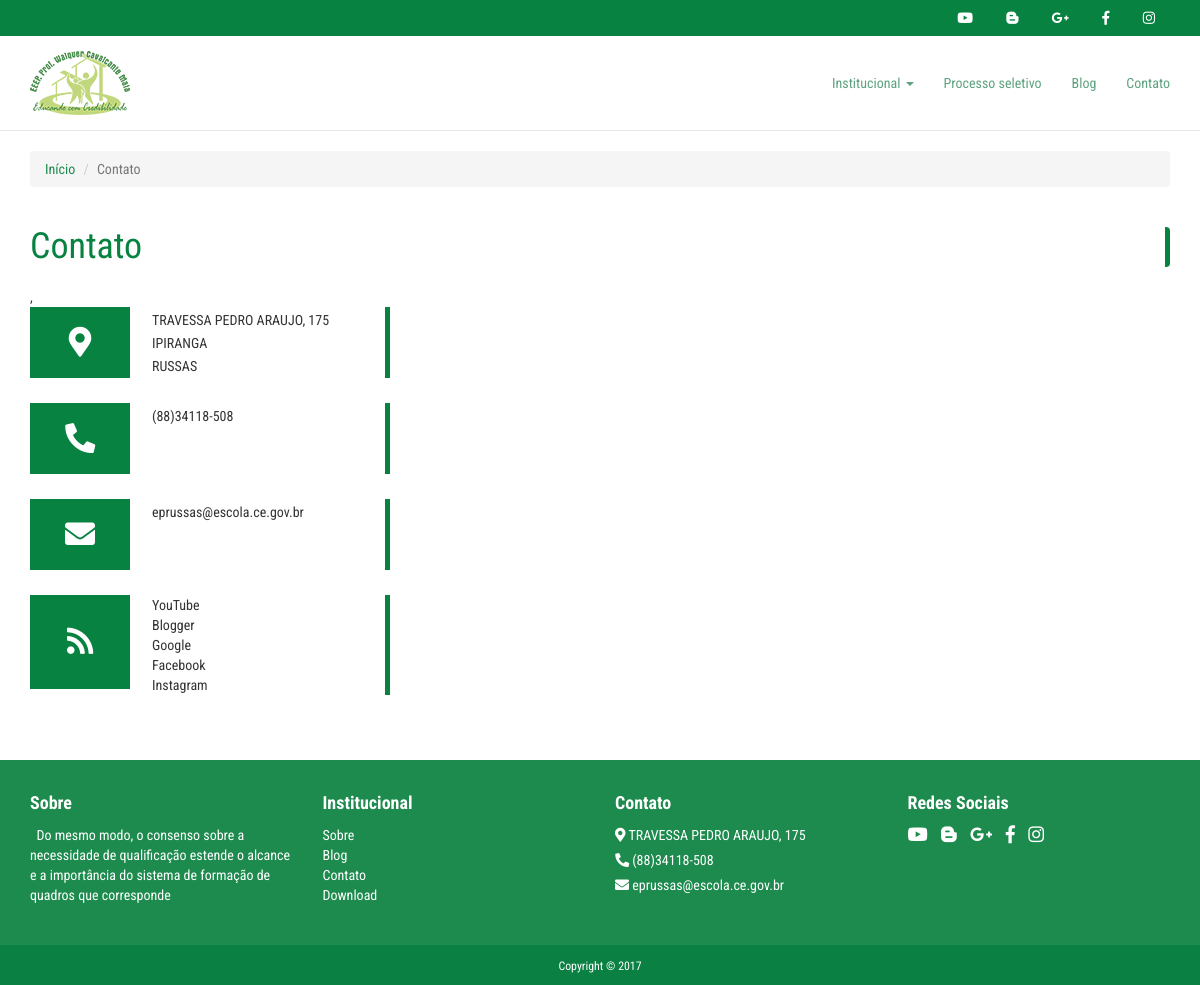
The app's page /contato.php with its own data.
### tables this page shows
CREATE TABLE `tb_redesociais` (
  `id` int(11) NOT NULL,
  `condicao` int(1) NOT NULL,
  `icone` varchar(100) NOT NULL,
  `link` varchar(200) NOT NULL,
  `nome` varchar(200) NOT NULL
);

CREATE TABLE `tb_logo` (
  `id` int(2) NOT NULL,
  `nome` varchar(100) NOT NULL
);

CREATE TABLE `tb_localizacao` (
  `id` int(11) NOT NULL,
  `localizacao` varchar(200) NOT NULL,
  `condicao` int(1) NOT NULL
);

CREATE TABLE `tb_telefone` (
  `id` int(11) NOT NULL,
  `telefone` varchar(15) NOT NULL,
  `condicao` int(1) NOT NULL
);

CREATE TABLE `tb_email` (
  `id` int(11) NOT NULL,
  `email` varchar(120) NOT NULL,
  `condicao` int(1) NOT NULL
);

CREATE TABLE `tb_sobre` (
  `id` int(1) NOT NULL,
  `descricao` varchar(4000) NOT NULL
);

### contato.php (the view, shortened to what this page needs)
<?php
    include("templates/menu.php");
?>
<section class="breadcrumb-main">
    <div class="container">
        <div class="row">
            <div class="col-md-12">
                <ol class="breadcrumb">
                    <li><a href="<?= URL;?>">Início</a></li>
                    <li class="active">Contato</li>
                </ol>
            </div>
        </div>
    </div>
</section>
<section class="contato">
    <div class="container">
        <div class="row">
            <div class="col-md-12 title">
                <h1 class="text-left">Contato</h1>
            </div>
        </div>
        <div class="row">
            <div class="col-md-4">,
                <div class="blockquote-box blockquote-success clearfix">
                    <div class="square pull-left">
                        <i class="fas fa-map-marker-alt icon"></i>
                    </div>
                <?php
                    $consulta=$conexao -> query("SELECT * FROM tb_localizacao WHERE id ");
                    $consulta->execute();
                        while ($dados=$consulta->fetch(PDO::FETCH_OBJ)) {
                            if ($dados->condicao==1) {
                    ?>
                      <p><?php echo $dados->localizacao;  ?></p>
                <?php
                        }
                    }
                ?>
                </div>
                <div class="blockquote-box blockquote-success clearfix">
                    <div class="square pull-left">
                        <i class="fas fa-phone fa-rotate-90 icon"></i>
                    </div>
                      <?php
                    $consulta=$conexao -> query("SELECT * FROM tb_telefone WHERE id ");
                    $consulta->execute();
                        while ($dados=$consulta->fetch(PDO::FETCH_OBJ)) {
                            if ($dados->condicao==1) {
                    ?>
                      <p><?php echo $dados->telefone;  ?></p>
                <?php
                        }
                    }
                ?>
                </div>
                <div class="blockquote-box blockquote-success clearfix">
                    <div class="square pull-left">
                        <i class="fas fa-envelope icon"></i>
                    </div>
                    <?php
                    $consulta=$conexao -> query("SELECT * FROM tb_email WHERE id ");
                    $consulta->execute();
                        while ($dados=$consulta->fetch(PDO::FETCH_OBJ)) {
                            if ($dados->condicao==1) {
                    ?>
                      <p><?php echo $dados->email;  ?></p>
                    <?php
                        }
                    }
                ?>
                </div>
                <div class="blockquote-box blockquote-success clearfix">
                    <div class="square pull-left" style="float: left;height: 94px;">
                        <i class="fas fa-rss icon" style="margin-top: 11px;"></i>
                    </div>
                    <div style="float: left;">
                        <?php
                            $consulta=$conexao -> query("SELECT * FROM tb_redesociais ORDER BY id ASC");
                            $consulta->execute();
                            while ($dados=$consulta->fetch(PDO::FETCH_OBJ)) {
                                    if($dados->condicao==1) {
                                        $teste = substr($dados->link, 0,8);
                                    if ($teste != 'https://') {
                                        $dados->link = 'https://'.$dados->link;
                                    }
                            ?>
                                <div>
                                  <span>
                                   <a href="<?php echo $dados->link?>" target="_blank" style="color: #333333"><?php echo $dados->nome?></a><br>
                                   </span>
                                </div>
                        <?php
                                }
                            }
                        ?>
                    </div>
                </div>
            </div>
            <div class="col-md-8">
                <div id="map"></div>
            </div>
        </div>
    </div>
</section>
<?php
    include("templates/footer.php");
?>

### templates/menu.php (shortened to what this page needs)
<?php
    include("header.php");
    include("conexao.php");
?>
<body>
	<header class="header">
		<section class="menu-container">
			<div class="midias">
				<div class="container">
					<div class="text-right social">
						<ul>
						<?php
	            		$consulta=$conexao -> query("SELECT * FROM tb_redesociais ORDER BY id ASC");
						$consulta->execute();
						while ($dados=$consulta->fetch(PDO::FETCH_OBJ)) {
								if($dados->condicao==1) {
								 $teste = substr($dados->link, 0,8);
									if ($teste != 'https://') {
									$dados->link = 'https://'.$dados->link;
									}
	            		?>
							<a href="<?php echo $dados->link?>" target="_blank">
								<i class="<?php echo $dados->icone?>"></i>
							</a>
					<?php
							}
	            		}
	            	?>
	            		</ul>
					</div>
				</div>
			</div>
			<div class="navbar yamm navbar-default navbar-fixed-top menu">
				<div class="container">
					<div class="navbar-header">
						<?php
							$select = $conexao->prepare("SELECT * FROM tb_logo");
							$select->execute();
							$dados = $select->fetch(PDO::FETCH_ASSOC);
						 ?>
						<a class="navbar-brand" href="<?= URL;?>">
                        	<img alt="EEEP" src="<?php echo $dados['nome']?>">
                     	</a>
					</div>
					<div id="navbar-collapse-1" class="navbar-collapse collapse">
						<ul class="nav navbar-nav navbar-right">
							<li class="dropdown link-menu">
								<a href="#" data-toggle="dropdown" class="dropdown-toggle">Institucional
									<b class="caret"></b>
								</a>
							</li>
	                        <li class="link-menu"><a href="<?= URL.'processo-seletivo.php';?>">Processo seletivo</a></li>
	                        <li class="link-menu"><a href="<?= URL.'blog.php';?>">Blog</a></li>
	                        <li class="link-menu"><a href="<?= URL.'contato.php';?>">Contato</a></li>
						</ul>
					</div>
				</div>
			</div>
		</section>
	</header>

### templates/footer.php (shortened to what this page needs)
<footer>
   <div class="col-md-12 infor">
      <div class="container">
         <div class="row">
            <div class="col-xs-7 col-sm-3 col-md-3">
               <p class="font-weight-bold title-footer">Sobre</p>
                <div class="text-footer ">
               <?php
                    $consulta=$conexao -> query("SELECT * FROM tb_sobre WHERE id ");
                    $consulta->execute();
                    $dados=$consulta->fetch(PDO::FETCH_ASSOC);
                  ?>
                    <p class="text-footer text-justify">
                      <?php echo substr($dados['descricao'], 0, 195);?></p>
                  </div>
            </div>
            <div class="col-xs-5 col-sm-3 col-md-3">
               <p class="font-weight-bold title-footer">Institucional</p>
               <ul class="text-footer menu-footer">
                  <li><a href="<?= URL.'sobre.php';?>">Sobre</a></li>
                  <li><a href="<?= URL.'blog.php';?>">Blog</a></li>
                  <li><a href="<?= URL.'contato.php';?>">Contato</a></li>
                  <li><a href="<?= URL.'downloads.php';?>">Download</a></li>
               </ul>
            </div>
            <div class="col-xs-7 col-sm-3 col-md-3">
               <p class="font-weight-bold title-footer">Contato</p>
               <div class="text-footer">
                  <p><i class="fas fa-map-marker-alt"></i> <?php
                    $consulta=$conexao -> query("SELECT * FROM tb_localizacao WHERE id ");
                    $consulta->execute();
                     $dados=$consulta->fetchAll();
                     echo $dados[0][1];
                  ?>
                  </p>
                  <p><i class="fas fa-phone fa-rotate-90"></i>
                  <?php
                    $consulta=$conexao -> query("SELECT * FROM tb_telefone WHERE id ");
                    $consulta->execute();
                     $dados=$consulta->fetchAll();
                     echo $dados[0][1];
                  ?>
                  </p>
                  <p><i class="fas fa-envelope"></i>
                  <?php
                    $consulta=$conexao -> query("SELECT * FROM tb_email WHERE id ");
                    $consulta->execute();
                     $dados=$consulta->fetchAll();
                     echo $dados[0][1];
                  ?>
               </p>
               </div>
            </div>
            <div class="col-xs-5 col-sm-3 col-md-3">
               <p class="font-weight-bold title-footer">Redes Sociais</p>
               <div class="redes text-footer">
                  <?php
                     $consulta=$conexao -> query("SELECT * FROM tb_redesociais ORDER BY id ASC");
                     $consulta->execute();
                     while ($dados=$consulta->fetch(PDO::FETCH_OBJ)) {
                             if($dados->condicao==1) {
                                $teste = substr($dados->link, 0,8);
                              if ($teste != 'https://') {
                              $dados->link = 'https://'.$dados->link;
                              }
                     ?>
                  <a href="<?php echo $dados->link?>" target="_blank">
                  <i class="<?php echo $dados->icone?>"></i>
                  </a>
                  <?php
                     }
                     }
                     ?>
               </div>
            </div>
         </div>
      </div>
   </div>
   <div class="rodape text-center col-md-12">
      <small class="offset-md-2">Copyright &copy; 2017</small>
   </div>
</footer>
</body>
</html>

### assets/css/vanillaCalendar.css (style rules this page uses)
:root { --vcal-bg-color: #fff; --vcal-border-radius: 0; --vcal-border-color: #e7e9ed; --vcal-today-bg-color: #10989E; --vcal-today-color: #fff; --vcal-selected-bg-color: #E7E9ED; --vcal-selected-color: #333; }

### assets/css/main.css (style rules this page uses)
body { background-color: #fff; font-family: 'Roboto Condensed', sans-serif; margin: 0px; }
.link-menu a { color: #5da27e!important; }
a, a:link, a:hover, a:active, a:visited { text-decoration: none; transition: all 0.3s; }
.midias { background-color: #078241; padding: 8px 0 8px 0px; width: 100%; }
.midias .social { padding: 0; }
.midias .social ul { margin-bottom: 0; }
.midias .social ul a { padding-left: 15px; padding-right: 15px; color: #fff; }
.menu { background-color: #fff; margin-bottom: 0; position: relative; }
.menu .navbar-brand { height: 94px; }
.menu ul { padding-top: 22px; padding-bottom: 22px; }
.title h1 { font-weight: 400; margin-bottom: 20px; color: #078241; border-right:5px solid #078241; border-radius: 4px; }
.breadcrumb-main { margin-top: 20px; }
.breadcrumb-main li a { color: #1C8B4D; }
.sobre, .contato, .proc-seletivo, .galeria { margin-bottom: 40px; }
.contato .blockquote-box p { margin-top: 3px; margin-bottom: 0; }
.icon { font-size: 30px; }
.blockquote-box { border-right:5px solid #E6E6E6; margin-bottom:25px; }
.blockquote-box .square { width:100px; min-height:50px; margin-right:22px; text-align:center!important; background-color:#E6E6E6; padding:20px 0; }
.blockquote-box.blockquote-success { border-color:#078241; }
.blockquote-box.blockquote-success .square { background-color:#078241; color:#FFF; }
footer .title-footer { color: #fff; font-size: 18px; font-weight: bold; }
footer .menu-footer { list-style: none; padding: 0; }
footer .text-footer, footer .text-footer p, footer .text-footer p i { color: #fff; font-size: 14px; }
footer .infor { text-align: center; padding: 30px 0 30px 0; color: #fff; background-color: #1C8B4D; }
footer .infor div { text-align: left; }
footer .infor .text-footer a,footer .infor .text-footer a i { color: #fff; text-decoration: none; }
footer .infor .text-footer a i { font-size: 18px; margin-right: 10px; margin-left: 0; }
footer .infor .text-footer p { margin-bottom: 5px; }
.redes i { margin-left: 10px; }
footer .rodape { padding: 10px 0 10px 0; background-color: #0A8043; }
footer .rodape small { color: #fff; }

### contato.php (style rules this page uses)
#map { height: 400px; }

### records on screen
tb_redesociais: nome "YouTube"
tb_redesociais: nome "Blogger"
tb_redesociais: nome "Google"
tb_redesociais: nome "Facebook"
tb_redesociais: nome "Instagram"
tb_logo: nome (picture)
tb_localizacao: localizacao "TRAVESSA PEDRO ARAUJO, 175"
tb_localizacao: localizacao "IPIRANGA"
tb_localizacao: localizacao "RUSSAS"
tb_telefone: telefone "(88)34118-508"
tb_email: email "eprussas@escola.ce.gov.br"
tb_sobre: descricao "Do mesmo modo, o consenso sobre a necessidade de qualificação estende o alcance e a importância do sistema de formação de quadros que corresponde"
